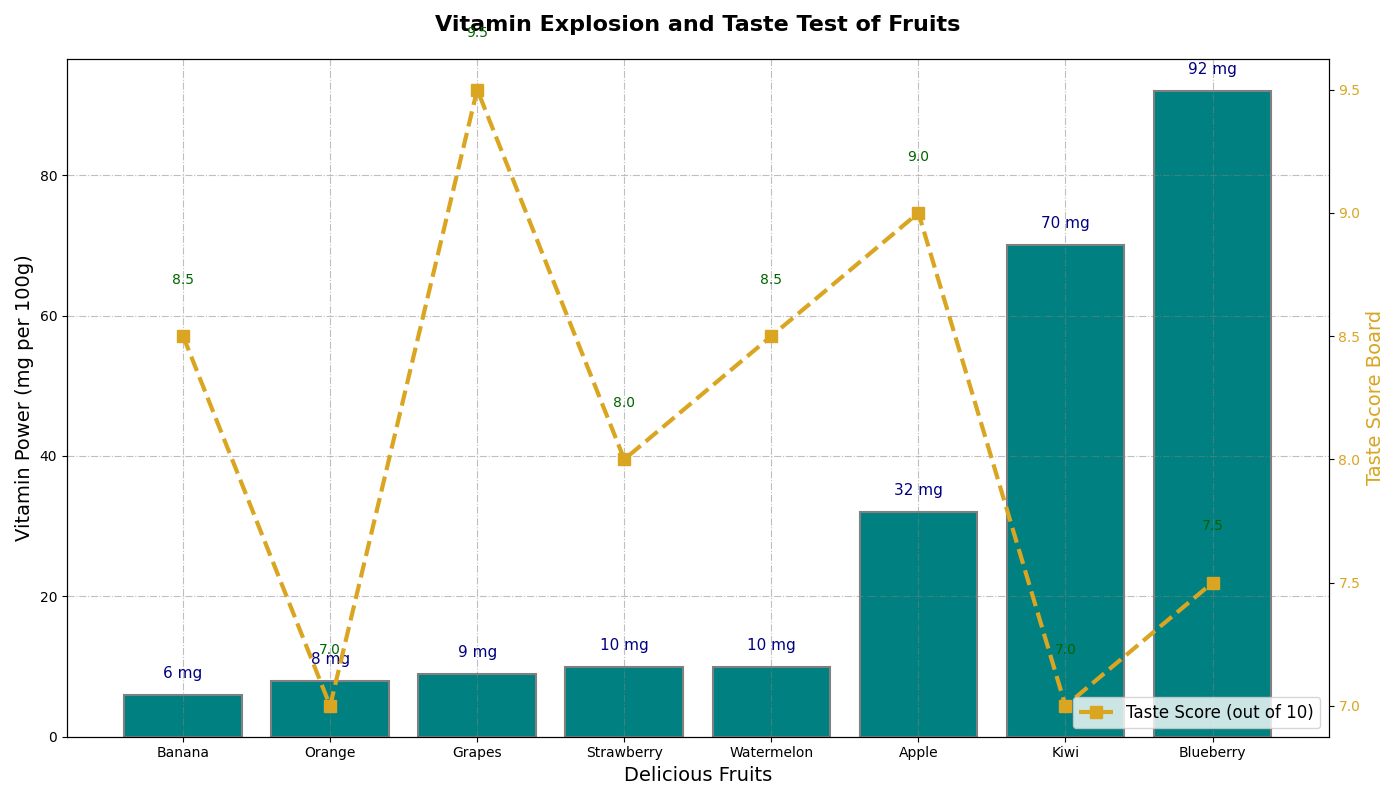

Recreate this plot in Python.
import matplotlib.pyplot as plt

# Data sorted by vitamin content in ascending order
fruits = ["Banana", "Orange", "Grapes", "Strawberry", "Watermelon", "Apple", "Kiwi", "Blueberry"]
vitamin_content = [6, 8, 9, 10, 10, 32, 70, 92]  # Sorted
avg_rating = [8.5, 7.0, 9.5, 8.0, 8.5, 9.0, 7.0, 7.5]  # Corresponding ratings

fig, ax1 = plt.subplots(figsize=(14, 8))

bars = ax1.bar(fruits, vitamin_content, color="teal", edgecolor='gray', linewidth=1.5)

for bar in bars:
    yval = bar.get_height()
    ax1.text(bar.get_x() + bar.get_width() / 2, yval + 2, f'{yval} mg', ha='center', va='bottom', color='navy', fontsize=11)

ax1.set_xlabel('Delicious Fruits', fontsize=14)
ax1.set_ylabel('Vitamin Power (mg per 100g)', fontsize=14)
ax1.set_title('Vitamin Explosion and Taste Test of Fruits', fontsize=16, fontweight='bold', pad=20)
ax1.grid(True, linestyle='-.', color='grey', alpha=0.5)

ax2 = ax1.twinx()
ax2.plot(fruits, avg_rating, color="goldenrod", marker='s', linestyle='--', linewidth=3, markersize=8, label='Taste Score (out of 10)')

for i, rating in enumerate(avg_rating):
    ax2.text(i, rating + 0.2, f'{rating}', ha='center', va='bottom', color='darkgreen', fontsize=10)

ax2.set_ylabel('Taste Score Board', fontsize=14, color='goldenrod')
ax2.tick_params(axis='y', labelcolor='goldenrod')

ax2.legend(loc='lower right', fontsize=12)

plt.tight_layout()
plt.show()
